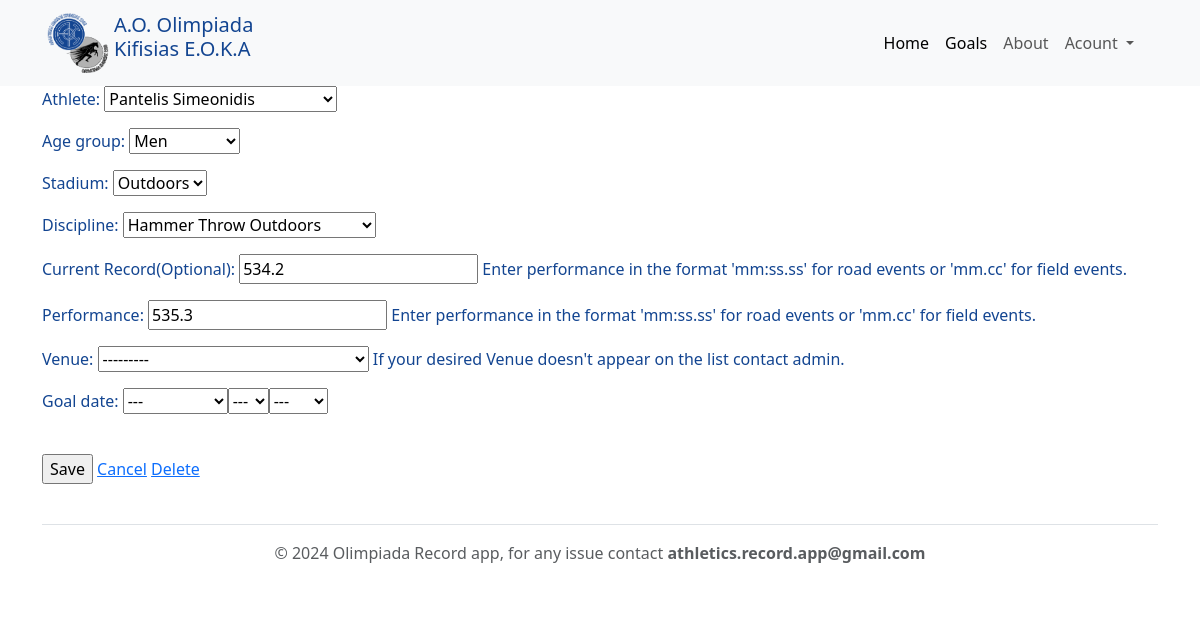
The app's page /goals/2/ (signed in) with its own data.
### records/models.py (models this page shows, shortened)
class Goal(models.Model):
    user = models.ForeignKey(User, blank=True, null=True, on_delete=models.SET_NULL)
    athlete = models.ForeignKey(Athlete, blank=True, null=True, on_delete=models.SET_NULL)
    age_group = models.ForeignKey(AgeGroup, blank=True, null=True, on_delete=models.SET_NULL)
    discipline = models.ForeignKey(Discipline, blank=True, null=True, on_delete=models.SET_NULL)
    venue = models.OneToOneField(Venue, blank=True, null=True, on_delete=models.SET_NULL)
    stadium = models.ForeignKey(Stadium, blank=True, null=True, on_delete=models.SET_NULL)
    performance = models.FloatField(blank=False, null=True)
    current_record = models.FloatField(blank=True, null=True)
    goal_date = models.DateField(auto_now=False, auto_now_add=False, null=True, blank=True)
    timestamp = models.DateTimeField(auto_now_add=True)
    updated = models.DateTimeField(auto_now=True)
    def get_delete_url(self):
        return f'/goals/{self.pk}/delete/'
    class Meta:
        ordering = ['performance', '-goal_date']
        unique_together = [['athlete', 'discipline', 'performance']]
        db_table = 'Olimpiada goals'

### records/views.py (the view, shortened to what this page needs)
# urls.py: path('goals/<int:pk>/', GoalUpdateView.as_view(), name='goals-update'),
class GoalUpdateView(LoginRequiredMixin, UpdateView):
    form_class = GoalForm
    model = Goal
    template_name_suffix = '_detail'
    def get_queryset(self):
        return Goal.objects.filter(user=self.request.user)

### records/models.py (called while the page is built)
    @property
    def full_name(self):
        return f"{self.first_name} {self.last_name}"

    def __str__(self):
        return self.full_name

    def __str__(self):
        return self.name

    def __str__(self):
        return f"{self.name} {self.stadium}"

    def __str__(self):
        return self.age_group

    def __str__(self):
        return f"{self.stadium_name}, {self.area}"

### records/views.py (called while the page is built)
    @method_decorator(login_required)
    def dispatch(self, request, *args, **kwargs):
        return super(LoginRequiredMixin, self).dispatch(request, *args, **kwargs)

### templates/records/goal_detail.html
{% block content %}
    {% if form %}
        {% include 'goal_forms.html' with form=form delete_url=object.get_delete_url %}
    {% endif %}
{% endblock %}

### templates/goal_forms.html (shortened to what this page needs)
{% extends "base.html" %}
{% block content %}
<form method="post"  id="goalForm" data-discipline-url="{% url 'ajax_load_disciplines' %}" >
  {{ form.as_p }} <br>
  <input type="submit" value="Save"/>
    <a href="/">Cancel</a>
  {% if delete_url %}
    <a href="{{delete_url}}">Delete</a>
  {% endif %}
</form>
{% endblock %}

### records on screen
Goal: athlete "Pantelis Simeonidis", age_group "Men", stadium "Outdoors", discipline "Hammer Throw Outdoors", current_record "534.2", performance "535.3", venue "---------"
